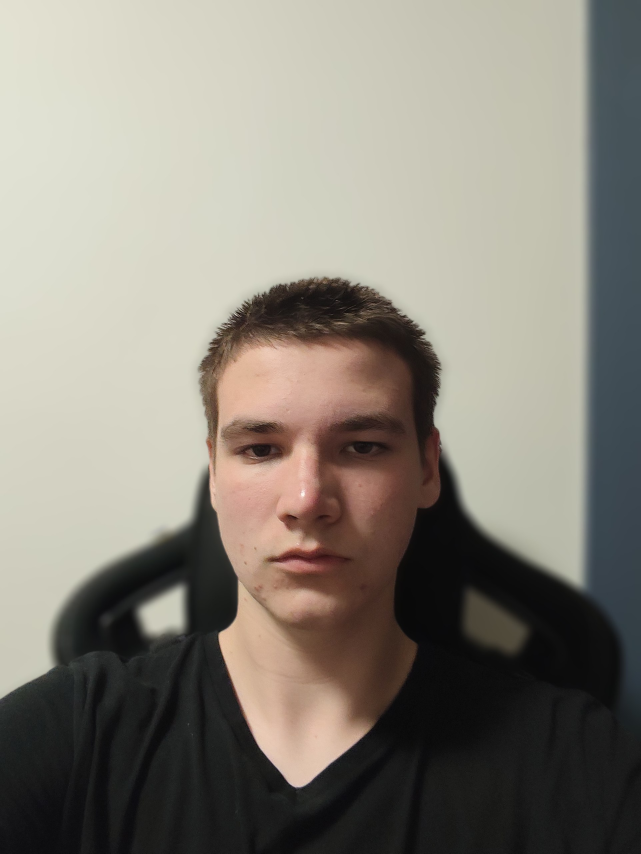
#> input picture images/face.jpg, 1923 x 2560 px (shown at 1/3 size)
$ python HW_lesson_3.py
#> lines starting #> are read from the running program, lines starting #| are printed output that depends on the picture
import cv2
img = cv2.imread("images/face.jpg")
#> img is the input picture: shape (2560, 1923, 3); mean B, G, R 122.3, 132.2, 137.1
rez = cv2.resize(img, (500, 600))
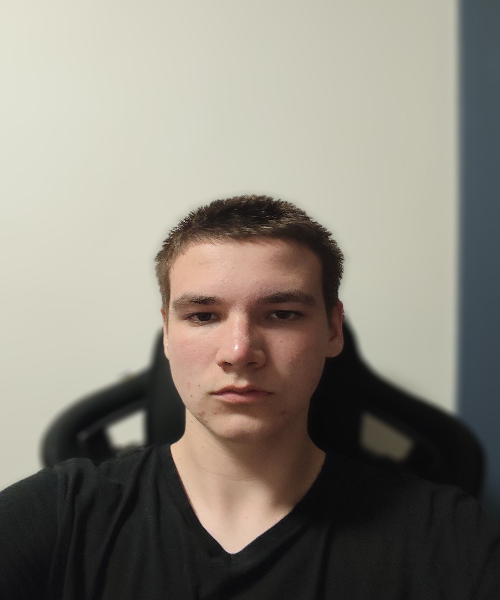
#> rez: shape (600, 500, 3); mean B, G, R 122.3, 132.2, 137
cv2.rectangle(rez, (150, 197), (344, 446), (0, 0, 255), 2)
cv2.putText(rez, "Baranov Yehor", (190, 460), cv2.FONT_HERSHEY_SIMPLEX, 0.5, (0, 0, 255))
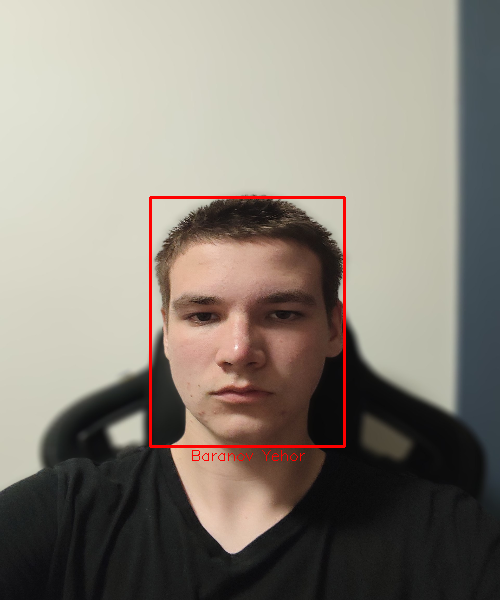
#> rez: shape (600, 500, 3); mean B, G, R 121.2, 130.9, 138.2
cv2.imshow("Image", rez)
cv2.waitKey(0)
cv2.destroyAllWindows()
